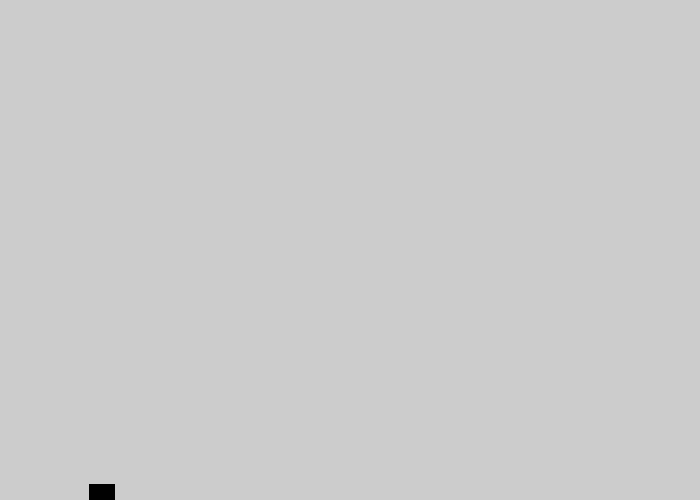
Frame 1 (no input)
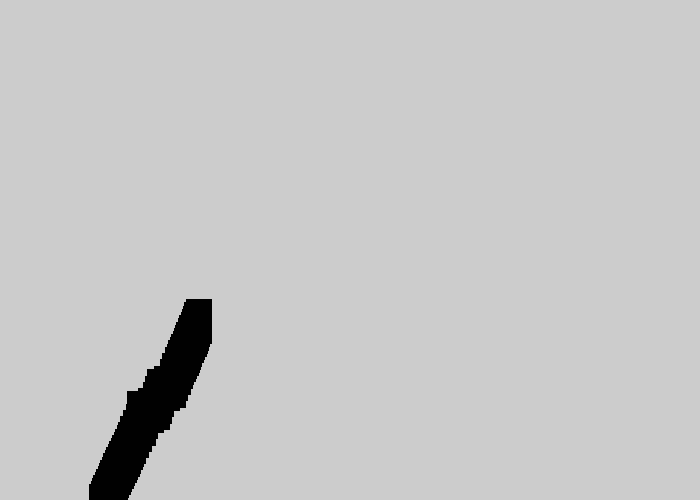
Frame 60 (the mouse pressed at the canvas centre just before this capture)
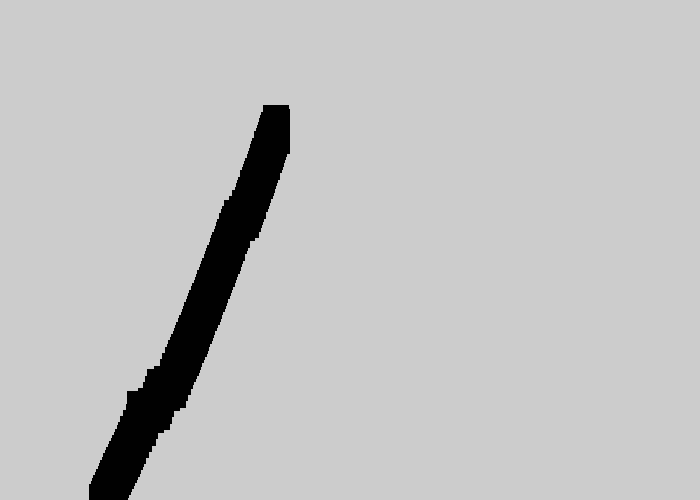
Frame 120 (the mouse held since frame 60 and released just before this capture)

The Processing sketch that drew these frames (run headless with seeded random() and noise(); from frame 60 on, the mouse is pressed at the canvas centre):

// Processing sketch: processing_43747
// ── processing_43747.pde

float x = 100;
float y = 500;
float xspeed = 1;
float yspeed = 3;
float r = 32+.2*y;
    
void setup() {
  size (700 ,500);
  frameRate(30);
}
     
void draw(){
      
  x = x + -.01+xspeed+(.001*y)+(.3/( cos(y)));
  y = y + .01-yspeed-(.001*x)+(.1*(cos(x)));
      
  if ((x > width) || (x < 01 )) {
    xspeed = -xspeed;
  }
    
xspeed = Y*xspeed;
        
    if (( y > height) || (y < 1)) {
      yspeed = - yspeed ;
    }
        
    strokeWeight(25);
    stroke(1);
    noFill();
    //fill(20*r+(y+2), x*1, y*1);
    rect (x,y,1 , 20);
        
}
       
       
   
void keyPressed() {
  save("japey.tiff");
}
 
